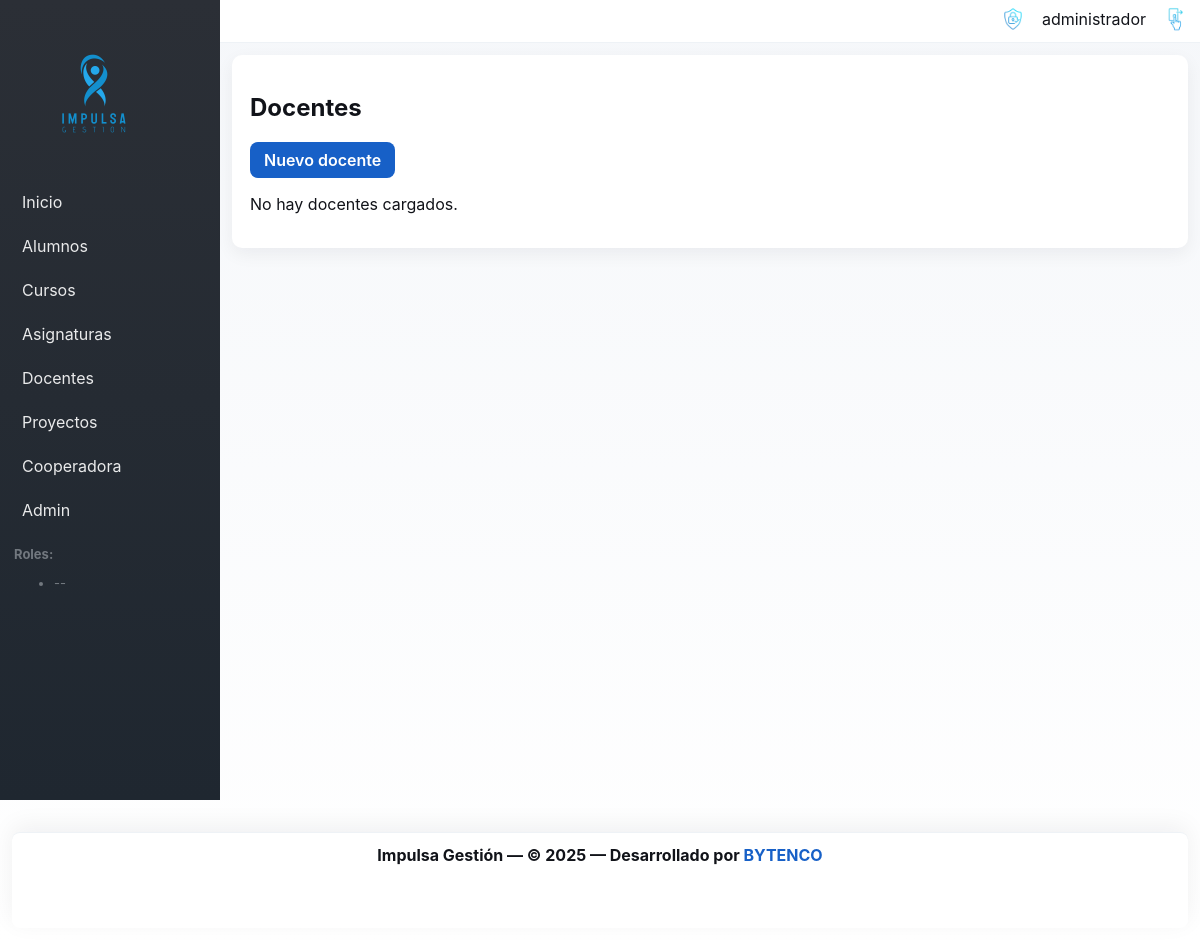
Before: /teachers/ (signed in) with the older database file.
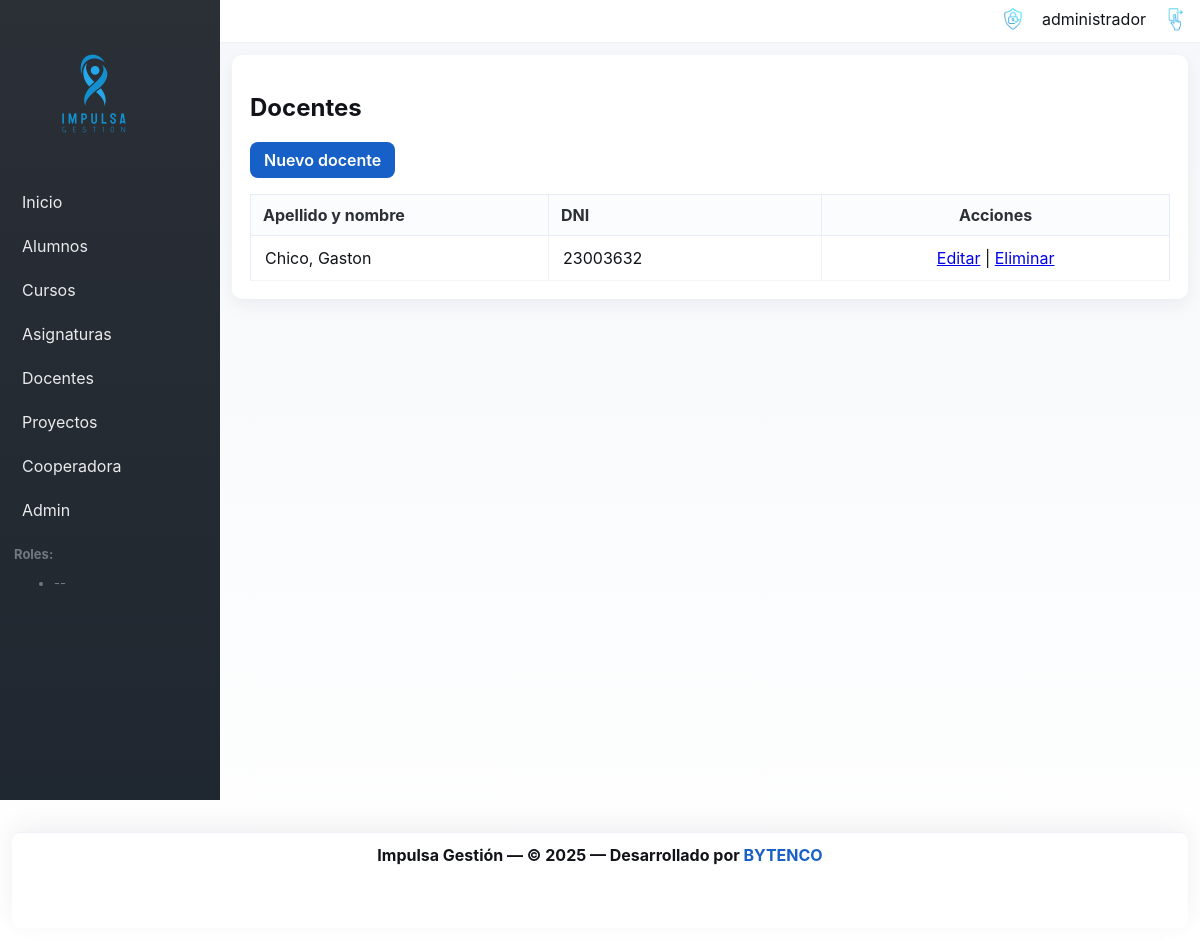
After: the same page with the newer database file.
### teachers/models.py (models this page shows)
class Teacher(Person):
    """Docente de la institución. Hereda atributos comunes de Person."""

### teachers/views.py (the view)
# urls.py: path('', views.TeacherListView.as_view(), name='list'),
class TeacherListView(LoginRequiredMixin, PermissionRequiredMixin, ListView):
    model = Teacher
    template_name = 'teachers/teacher_list.html'
    context_object_name = 'teachers'
    permission_required = 'teachers.view_teacher'

### templates/teachers/teacher_list.html (shortened to what this page needs)
{% extends 'base.html' %}
{% block content %}
  <h2>Docentes</h2>
  <p>
    <a class="btn" href="{% url 'teachers:create' %}">Nuevo docente</a>
  </p>
  {% if teachers %}
    <table class="table">
      <thead>
        <tr>
          <th>Apellido y nombre</th>
          <th>DNI</th>
          <th>Acciones</th>
        </tr>
      </thead>
      <tbody>
        {% for t in teachers %}
          <tr>
            <td>{{ t.last_name }}, {{ t.first_name }}</td>
            <td>{{ t.dni }}</td>
            <td>
              <a href="{% url 'teachers:update' t.pk %}">Editar</a>
              |
              <a href="{% url 'teachers:delete' t.pk %}">Eliminar</a>
            </td>
          </tr>
        {% endfor %}
      </tbody>
    </table>
  {% else %}
    <p>No hay docentes cargados.</p>
  {% endif %}
{% endblock %}

Changed rows visible on the page:
added Teacher: last_name "Chico", first_name "Gaston", dni "23003632"
Other visible differences:
text no longer shown: "No hay docentes cargados."
text now shown: "Apellido y nombre DNI Acciones"
